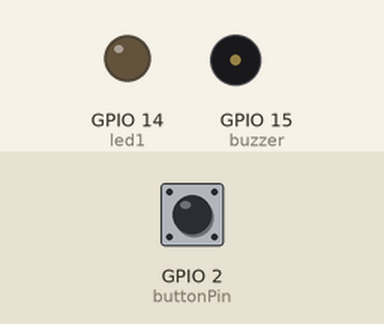
Recording of a sketch running on a simulated ESP32. Parts: output pins drawn as LEDs (lit = HIGH), buzzer (waves = sounding, pin HIGH). The inputs (shaded band) are chosen by the test bench; at power-on: GPIO 2 (buttonPin) LOW. WiFi joins after 1.5 s; servers stay silent unless stated; the camera gives no picture; web services answer with replies made up by the test bench; what the sketch prints to the serial monitor is not drawn.

Above: at 0.0 s.
At 3.0 s:
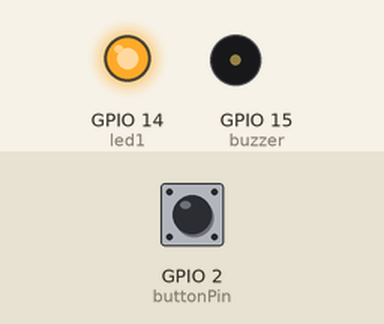
3.1 s: GPIO 2 (buttonPin) pulled HIGH for 0.15 s
At 5.8 s:
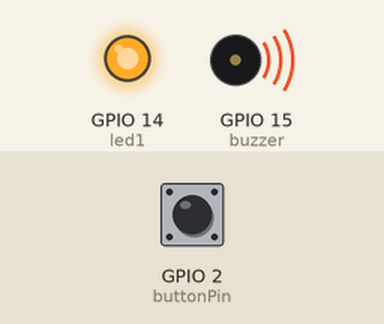
6.2 s: GPIO 2 (buttonPin) pulled HIGH for 3.2 s
Timing chart, 0 to 15.2 s (numbered marks = the images above; inputs shaded):
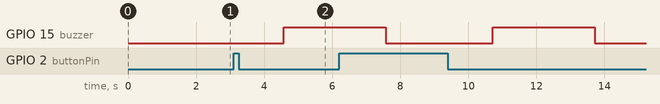

Measured:
- after the input at 3.1 s, GPIO 15 (buzzer): LOW → HIGH after 1.5 s

The sketch:

door_bell.ino
```cpp
#include "esp_camera.h"
#include <WiFi.h>
//
// WARNING!!! Make sure that you have either selected ESP32 Wrover Module,
//            or another board which has PSRAM enabled
//

// Select camera model
//#define CAMERA_MODEL_WROVER_KIT
//#define CAMERA_MODEL_ESP_EYE
//#define CAMERA_MODEL_M5STACK_PSRAM
//#define CAMERA_MODEL_M5STACK_WIDE
#define CAMERA_MODEL_AI_THINKER

#include "camera_pins.h"

void send_event(const char *event);

const char* ssid = "littleroll_toronto";
const char* password = "61723249286172324928";

const char *host = "maker.ifttt.com";
const char *privateKey = "dYelrwCZfMJmvuv7XhnsxD";

const int buttonPin = 2;
int buttonState;             // the current reading from the input pin
int lastButtonState = LOW;   // the previous reading from the input pin
const int led1 = 14;
const int buzzer = 15;

long lastDebounceTime = 0;  // the last time the output pin was toggled
long debounceDelay = 50;    // the debounce time; increase if the output flickers

void startCameraServer();

void setup() {

  pinMode(buttonPin, INPUT);
  pinMode(led1, OUTPUT);
  pinMode(buzzer, OUTPUT);
  Serial.begin(115200);
  Serial.setDebugOutput(true);
  Serial.println();

  camera_config_t config;
  config.ledc_channel = LEDC_CHANNEL_0;
  config.ledc_timer = LEDC_TIMER_0;
  config.pin_d0 = Y2_GPIO_NUM;
  config.pin_d1 = Y3_GPIO_NUM;
  config.pin_d2 = Y4_GPIO_NUM;
  config.pin_d3 = Y5_GPIO_NUM;
  config.pin_d4 = Y6_GPIO_NUM;
  config.pin_d5 = Y7_GPIO_NUM;
  config.pin_d6 = Y8_GPIO_NUM;
  config.pin_d7 = Y9_GPIO_NUM;
  config.pin_xclk = XCLK_GPIO_NUM;
  config.pin_pclk = PCLK_GPIO_NUM;
  config.pin_vsync = VSYNC_GPIO_NUM;
  config.pin_href = HREF_GPIO_NUM;
  config.pin_sscb_sda = SIOD_GPIO_NUM;
  config.pin_sscb_scl = SIOC_GPIO_NUM;
  config.pin_pwdn = PWDN_GPIO_NUM;
  config.pin_reset = RESET_GPIO_NUM;
  config.xclk_freq_hz = 20000000;
  config.pixel_format = PIXFORMAT_JPEG;
  //init with high specs to pre-allocate larger buffers
  if(psramFound()){
    config.frame_size = FRAMESIZE_UXGA;
    config.jpeg_quality = 10;
    config.fb_count = 2;
  } else {
    config.frame_size = FRAMESIZE_SVGA;
    config.jpeg_quality = 12;
    config.fb_count = 1;
  }

#if defined(CAMERA_MODEL_ESP_EYE)
  pinMode(13, INPUT_PULLUP);
  pinMode(14, INPUT_PULLUP);
#endif

  // camera init
  esp_err_t err = esp_camera_init(&config);
  if (err != ESP_OK) {
    Serial.printf("Camera init failed with error 0x%x", err);
    return;
  }

  sensor_t * s = esp_camera_sensor_get();
  //initial sensors are flipped vertically and colors are a bit saturated
  if (s->id.PID == OV3660_PID) {
    s->set_vflip(s, 1);//flip it back
    s->set_brightness(s, 1);//up the blightness just a bit
    s->set_saturation(s, -2);//lower the saturation
  }
  //drop down frame size for higher initial frame rate
  s->set_framesize(s, FRAMESIZE_QVGA);

#if defined(CAMERA_MODEL_M5STACK_WIDE)
  s->set_vflip(s, 1);
  s->set_hmirror(s, 1);
#endif

  WiFi.begin(ssid, password);
  int led = LOW;
  while (WiFi.status() != WL_CONNECTED) {
    delay(500);
    Serial.print(".");
    digitalWrite(led1, led);
    led = !led;
  }

  Serial.println("");
  Serial.println("WiFi connected");
  digitalWrite(led1, HIGH);


  startCameraServer();

  Serial.print("Camera Ready! Use 'http://");
  Serial.print(WiFi.localIP());
  Serial.println("' to connect");
}

void loop() {


    while (WiFi.status() == WL_DISCONNECTED) {
    ESP.restart();
    digitalWrite(led1, LOW);
    Serial.print("Connection Lost");

    }
   int reading = digitalRead(buttonPin);
   if (reading != lastButtonState) {

    lastDebounceTime = millis();
  }

  if ((millis() - lastDebounceTime) > debounceDelay)
  {
    // if the button state has changed:
    if (reading != buttonState)
    {
      Serial.print("Button now ");
      Serial.println(HIGH == reading ? "HIGH" : "LOW");
      buttonState = reading;

// When the button is in the LOW state (pulled high) the button has been pressed so send the event.
      if (buttonState == LOW) {
        send_event("button_pressed");
        Serial.print("button pressed");
        digitalWrite(buzzer, HIGH);
        delay(3000);
          digitalWrite(buzzer, LOW);
      }
    }
  }

  // save the reading.  Next time through the loop,

  lastButtonState = reading;
}

void send_event(const char *event)
{
  Serial.print("Connecting to ");
  Serial.println(host);

  // Use WiFiClient class to create TCP connections
  WiFiClient client;
  const int httpPort = 80;
  if (!client.connect(host, httpPort)) {
    Serial.println("Connection failed");
    return;
  }

  // We now create a URI for the request
  String url = "/trigger/";
  url += event;
  url += "/with/key/";
  url += privateKey;

  Serial.print("Requesting URL: ");
  Serial.println(url);

  // This will send the request to the server
  client.print(String("GET ") + url + " HTTP/1.1\r\n" +
               "Host: " + host + "\r\n" +
               "Connection: close\r\n\r\n");
  while(client.connected())
  {
    if(client.available())
    {
      String line = client.readStringUntil('\r');
      Serial.print(line);
    } else {
      // No data yet, wait a bit
      delay(50);
    };
  }

  Serial.println();
  Serial.println("closing connection");
  client.stop();
}
```

camera_pins.h
```cpp
#if defined(CAMERA_MODEL_WROVER_KIT)
#define PWDN_GPIO_NUM    -1
#define RESET_GPIO_NUM   -1
#define XCLK_GPIO_NUM    21
#define SIOD_GPIO_NUM    26
#define SIOC_GPIO_NUM    27

#define Y9_GPIO_NUM      35
#define Y8_GPIO_NUM      34
#define Y7_GPIO_NUM      39
#define Y6_GPIO_NUM      36
#define Y5_GPIO_NUM      19
#define Y4_GPIO_NUM      18
#define Y3_GPIO_NUM       5
#define Y2_GPIO_NUM       4
#define VSYNC_GPIO_NUM   25
#define HREF_GPIO_NUM    23
#define PCLK_GPIO_NUM    22

#elif defined(CAMERA_MODEL_ESP_EYE)
#define PWDN_GPIO_NUM    -1
#define RESET_GPIO_NUM   -1
#define XCLK_GPIO_NUM    4
#define SIOD_GPIO_NUM    18
#define SIOC_GPIO_NUM    23

#define Y9_GPIO_NUM      36
#define Y8_GPIO_NUM      37
#define Y7_GPIO_NUM      38
#define Y6_GPIO_NUM      39
#define Y5_GPIO_NUM      35
#define Y4_GPIO_NUM      14
#define Y3_GPIO_NUM      13
#define Y2_GPIO_NUM      34
#define VSYNC_GPIO_NUM   5
#define HREF_GPIO_NUM    27
#define PCLK_GPIO_NUM    25

#elif defined(CAMERA_MODEL_M5STACK_PSRAM)
#define PWDN_GPIO_NUM     -1
#define RESET_GPIO_NUM    15
#define XCLK_GPIO_NUM     27
#define SIOD_GPIO_NUM     25
#define SIOC_GPIO_NUM     23

#define Y9_GPIO_NUM       19
#define Y8_GPIO_NUM       36
#define Y7_GPIO_NUM       18
#define Y6_GPIO_NUM       39
#define Y5_GPIO_NUM        5
#define Y4_GPIO_NUM       34
#define Y3_GPIO_NUM       35
#define Y2_GPIO_NUM       32
#define VSYNC_GPIO_NUM    22
#define HREF_GPIO_NUM     26
#define PCLK_GPIO_NUM     21

#elif defined(CAMERA_MODEL_M5STACK_WIDE)
#define PWDN_GPIO_NUM     -1
#define RESET_GPIO_NUM    15
#define XCLK_GPIO_NUM     27
#define SIOD_GPIO_NUM     22
#define SIOC_GPIO_NUM     23

#define Y9_GPIO_NUM       19
#define Y8_GPIO_NUM       36
#define Y7_GPIO_NUM       18
#define Y6_GPIO_NUM       39
#define Y5_GPIO_NUM        5
#define Y4_GPIO_NUM       34
#define Y3_GPIO_NUM       35
#define Y2_GPIO_NUM       32
#define VSYNC_GPIO_NUM    25
#define HREF_GPIO_NUM     26
#define PCLK_GPIO_NUM     21

#elif defined(CAMERA_MODEL_AI_THINKER)
#define PWDN_GPIO_NUM     32
#define RESET_GPIO_NUM    -1
#define XCLK_GPIO_NUM      0
#define SIOD_GPIO_NUM     26
#define SIOC_GPIO_NUM     27

#define Y9_GPIO_NUM       35
#define Y8_GPIO_NUM       34
#define Y7_GPIO_NUM       39
#define Y6_GPIO_NUM       36
#define Y5_GPIO_NUM       21
#define Y4_GPIO_NUM       19
#define Y3_GPIO_NUM       18
#define Y2_GPIO_NUM        5
#define VSYNC_GPIO_NUM    25
#define HREF_GPIO_NUM     23
#define PCLK_GPIO_NUM     22

#else
#error "Camera model not selected"
#endif
```
